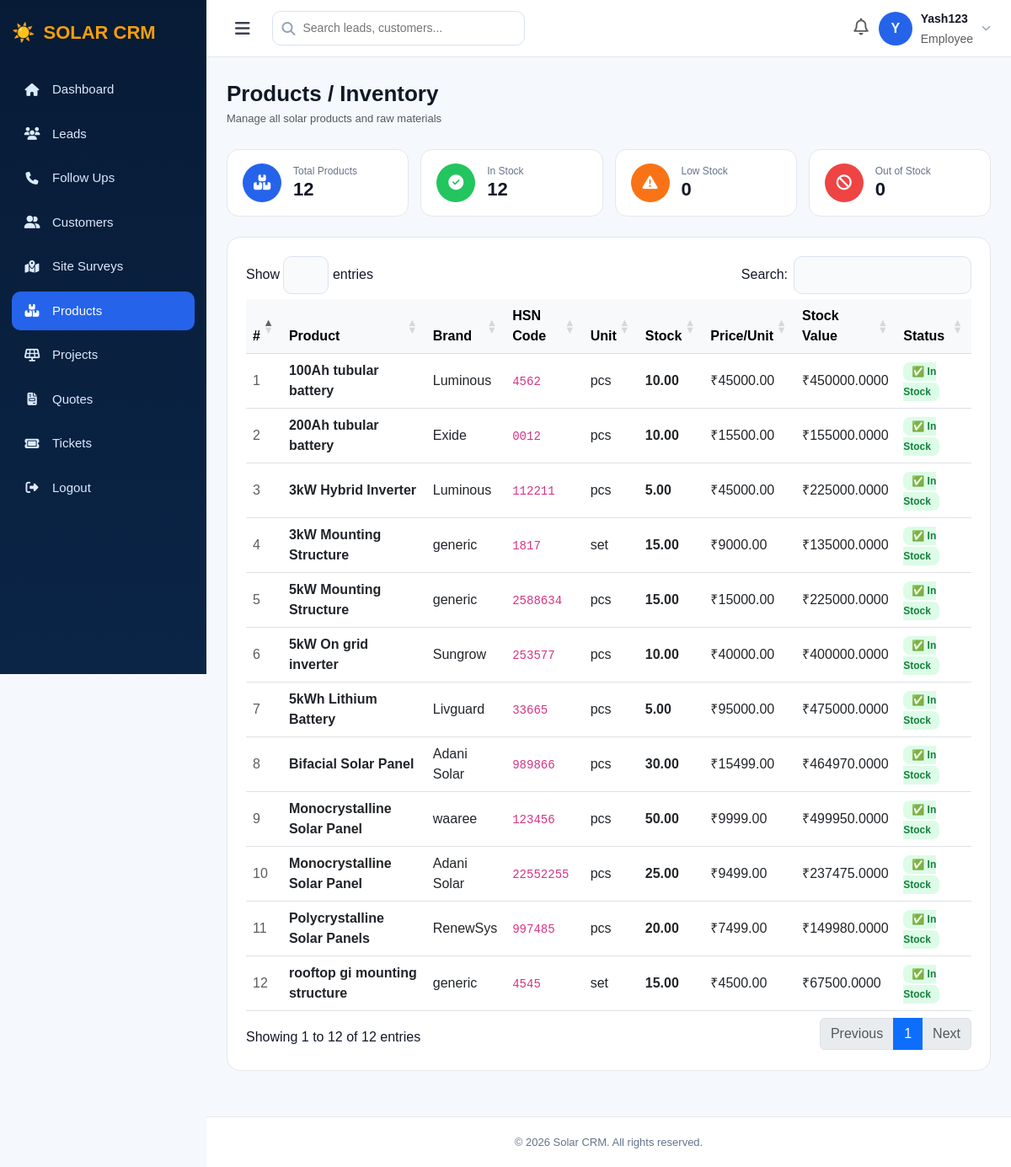
Page /products/ (signed in) on the earlier database version.
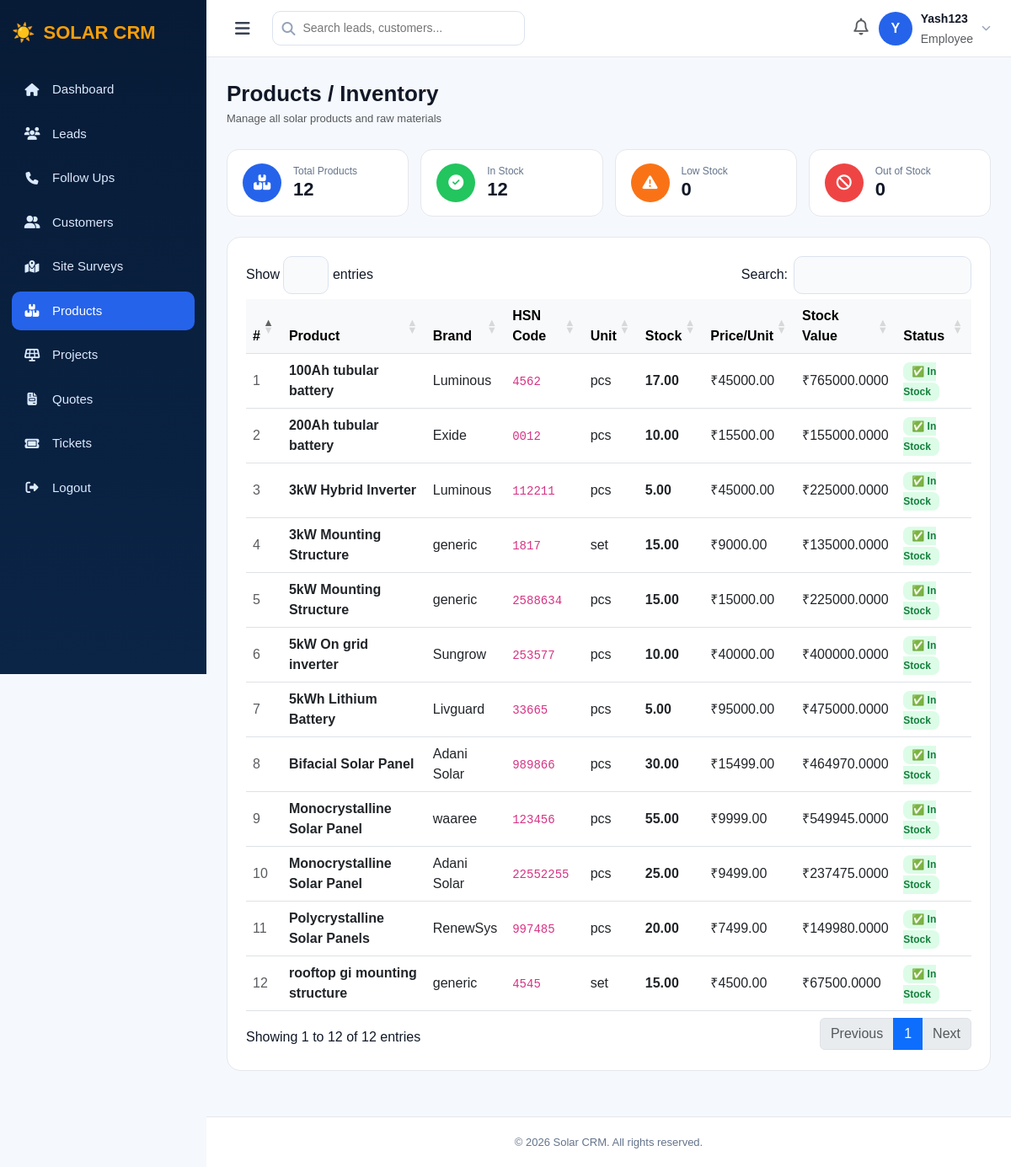
Same page on the later database version.
### app/models.py (models this page shows, shortened)
class Product(models.Model):
    name          = models.CharField(max_length=200)
    brand         = models.CharField(max_length=200, blank=True)
    hsn_code      = models.CharField(max_length=50, blank=True)
    unit          = models.CharField(max_length=50, default='pcs')  # pcs, meter, kg, etc.
    quantity      = models.DecimalField(max_digits=10, decimal_places=2, default=0)  # current stock
    price         = models.DecimalField(max_digits=10, decimal_places=2, default=0)  # price per unit
    low_stock_alert = models.DecimalField(max_digits=10, decimal_places=2, default=5)  # warn if below this
    created_at    = models.DateTimeField(auto_now_add=True)
    updated_at    = models.DateTimeField(auto_now=True)
    @property
    def is_low_stock(self):
        return self.quantity <= self.low_stock_alert
    @property
    def total_value(self):
        return self.quantity * self.price

### app/views.py (the view)
# urls.py: path('products/', views.products, name='products'),
@login_required
def products(request):
    all_products = Product.objects.all().order_by('name')
    return render(request, 'products.html', {
        'products': all_products,
        'total_products': all_products.count(),
        'in_stock': all_products.filter(quantity__gt=0).count(),
        'low_stock': sum(1 for p in all_products if p.is_low_stock and p.quantity > 0),
        'out_of_stock': all_products.filter(quantity=0).count(),
    })

### app/templates/products.html (shortened to what this page needs)
{% extends 'base.html' %}
{% block nav_products %}class="active"{% endblock %}
{% block extra_css %}
<link rel="stylesheet" href="https://cdn.datatables.net/1.13.6/css/dataTables.bootstrap5.min.css">
{% endblock %}
{% block content %}
<div class="page-header">
    <div>
        <h2>Products / Inventory</h2>
        <p class="text-muted mb-0" style="font-size:13px;">
            Manage all solar products and raw materials
        </p>
    </div>
</div>
<div class="stat-cards">
    <div class="stat-card">
        <div class="icon-circle ic-blue">
            <i class="fa-solid fa-boxes-stacked"></i>
        </div>
        <div>
            <p>Total Products</p>
            <h4>{{ total_products }}</h4>
        </div>
    </div>
    <div class="stat-card">
        <div class="icon-circle ic-green">
            <i class="fa-solid fa-circle-check"></i>
        </div>
        <div>
            <p>In Stock</p>
            <h4>{{ in_stock }}</h4>
        </div>
    </div>
    <div class="stat-card">
        <div class="icon-circle ic-orange">
            <i class="fa-solid fa-triangle-exclamation"></i>
        </div>
        <div>
            <p>Low Stock</p>
            <h4>{{ low_stock }}</h4>
        </div>
    </div>
    <div class="stat-card">
        <div class="icon-circle ic-red">
            <i class="fa-solid fa-ban"></i>
        </div>
        <div>
            <p>Out of Stock</p>
            <h4>{{ out_of_stock }}</h4>
        </div>
    </div>
</div>
<div class="panel">
    {% if products %}
    <div class="table-responsive">
        <table id="dataTable" class="table table-hover align-middle mb-0">
            <thead class="table-light">
                <tr>
                    <th>#</th>
                    <th>Product</th>
                    <th>Brand</th>
                    <th>HSN Code</th>
                    <th>Unit</th>
                    <th>Stock</th>
                    <th>Price/Unit</th>
                    <th>Stock Value</th>
                    <th>Status</th>
                </tr>
            </thead>
            <tbody>
                {% for p in products %}
                <tr id="prow-{{ p.id }}">
                    <td class="text-muted">{{ forloop.counter }}</td>
                    <td><strong>{{ p.name }}</strong></td>
                    <td>{{ p.brand|default:"—" }}</td>
                    <td><code>{{ p.hsn_code|default:"—" }}</code></td>
                    <td>{{ p.unit }}</td>
                    <td><strong>{{ p.quantity }}</strong></td>
                    <td>₹{{ p.price }}</td>
                    <td>₹{{ p.total_value }}</td>
                    <td>
                        {% if p.quantity == 0 %}
                            <span class="stock-zero">⛔ Out of Stock</span>
                        {% elif p.is_low_stock %}
                            <span class="stock-low">⚠️ Low Stock</span>
                        {% else %}
                            <span class="stock-ok">✅ In Stock</span>
                        {% endif %}
                    </td>
                </tr>
                {% endfor %}
            </tbody>
        </table>
    </div>
    {% endif %}
</div>
{% endblock %}

Differences in the rows shown:
changed Product "100Ah tubular battery": quantity "10.00" → "17.00"; total_value "450000.0000" → "765000.0000"
changed Product "waaree": quantity "50.00" → "55.00"; total_value "499950.0000" → "549945.0000"
